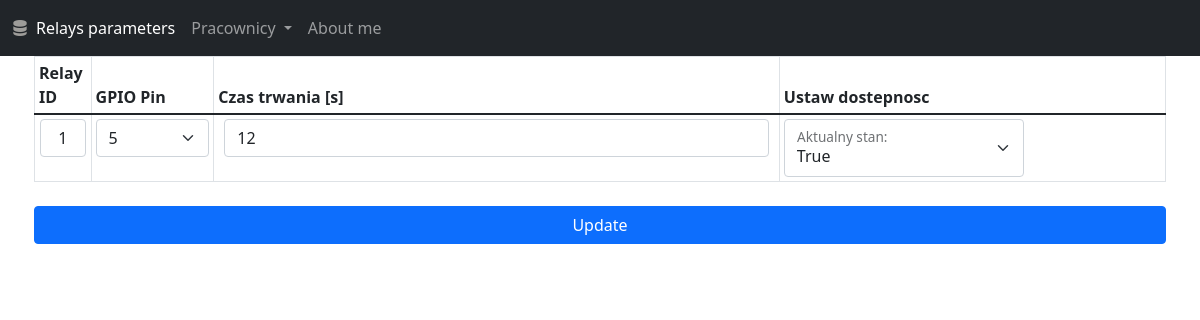
The app's page /database_update/1, older data.
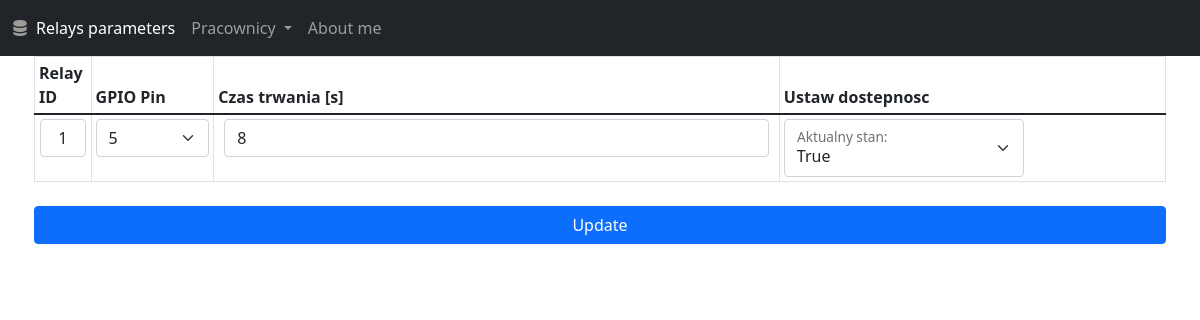
The same page, newer data.
### app.py (models this page shows, shortened)
class RelayDB(db.Model):
    __tablename__ = 'relays'
    id = db.Column(db.Integer, primary_key=True)
    pin = db.Column(db.Integer)
    duration = db.Column(db.Integer)
    active = db.Column(db.Boolean)

### app.py (the view)
@app.route('/database_update/<int:id>', methods=['GET', 'POST'])
def update(id):
    event_to_update = RelayDB.query.get_or_404(id)
    if request.method == "POST":
        event_to_update.pin = int(request.form['gpio_pin_number'])
        event_to_update.duration = int(request.form['duration_time'])
        event_to_update.active = int(request.form['is_enable'])
        print("Updated event_to_update:", event_to_update)
        try:
            db.session.commit()
            print("POST successful")
            return redirect(url_for('.testdb'))
        except Exception as e:
            print("Error during commit:", str(e))
            error_text = "<p>The error:<br>" + str(e) + "</p>"
            hed = '<h1>Something is broken.</h1>'
            return hed + error_text
    else:
        return render_template("database_update.html", event_to_update=event_to_update)

### templates/database_update.html (shortened to what this page needs)
{% extends 'base.html' %} {% block title %}Update task{% endblock %} {% block
content %}
<div class="container">
  <form
    class="row gy-2 gx-3 align-items-center"
    action="/database_update/{{event_to_update.id}}"
    method="POST"
  >
    <table class="table table-bordered table-sm">
      <thead>
        <tr>
          <th
            data-field="Identifier"
            data-filter-control="select"
            data-sortable="true"
          >
            Relay ID
          </th>
          <th
            data-field="Kategoria"
            data-filter-control="select"
            data-sortable="true"
          >
            GPIO Pin
          </th>
          <th
            data-field="Opis"
            data-filter-control="select"
            data-sortable="true"
          >
            Czas trwania [s]
          </th>
          <th
            data-field="Wstawil"
            data-filter-control="select"
            data-sortable="true"
          >
            Ustaw dostepnosc
          </th>
        </tr>
      </thead>
      <tbody>
        <tr>
          <td style="padding-inline: 5px; text-align: center; width: 5%">
            <label class="form-control" name="RelayID"> {{ event_to_update.id }} </label>
          </td>
          <td>
            <select
              class="form-select form-select"
              id="gpio_pin_number"
              name="gpio_pin_number"
            >
              <option selected>{{event_to_update.pin}}</option>
            ><br />
          </td>
          <td style="padding-inline: 10px; text-align: center; width: 50%">
            <input
              class="form-control"
              type="text"
              id="duration_time"
              name="duration_time"
              style="width: 100%"
              value="{{event_to_update.duration}}"
            />
          </td>
          <td>
            <div class="form-floating" style="width: 180pt">
              <select
                class="form-select"
                id="is_enable"
                name="is_enable"
                aria-label="Floating label select example"
                required
              >
                <option selected>{{event_to_update.active}}</option>
              </select>
              <label for="is_enable">Aktualny stan:</label>
            </div>
          </td>
        </tr>
      </tbody>
    </table>
    <input class="btn btn-primary" type="submit" value="Update" />
  </form>
</div>
{% endblock %}

Row changes from the older to the newer data that the page shows:
changed RelayDB "True": duration_time "12" → "8"
